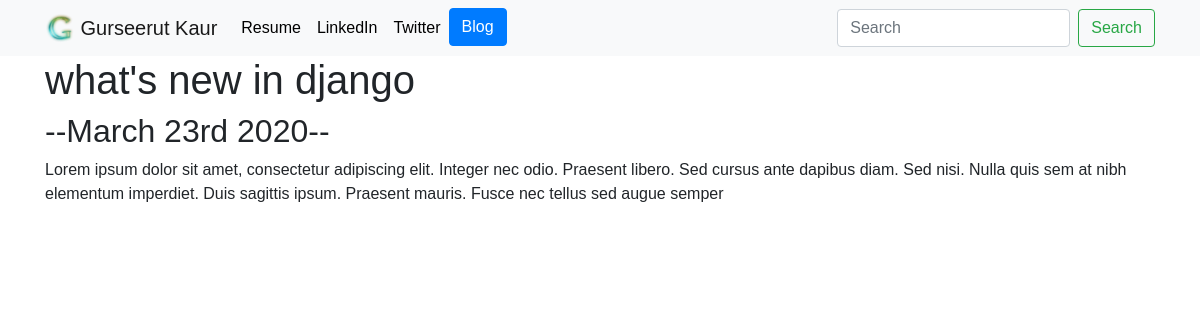
Page /blog/8/ on the committed database.
### blog/models.py (models this page shows, shortened)
class Blog(models.Model):
    title = models.CharField(max_length=100)
    desccription = models.TextField(max_length=250)
    date = models.DateField()

### blog/views.py (the view)
# urls.py: path('<int:blog_id>/', views.detail, name='detail'),
def detail(request, blog_id):
    blog = get_object_or_404(Blog, pk= blog_id)
    return render(request, 'detail.html', {'blog': blog})

### blog/templates/detail.html
{% extends 'base.html' %}
{% block content %}
<h1>{{ blog.title}}</h1>
<h2>--{{ blog.date|date:'F jS Y' }}-- </h2>
{{ blog.desccription|safe }}
{% endblock %}

### portfolio/static/portfolio/custom.css (style rules this page uses)
body { font-family: 'Arial', sans-serif; }

### rows in the picture
Blog: title "what's new in django", date "March 23rd 2020", desccription "Lorem ipsum dolor sit amet, consectetur adipiscing elit. Integer nec odio. Praesent libero. Sed cursus ante dapibus diam. Sed nisi. Nulla quis sem at nibh elementum imperdiet. Duis sagittis ipsum. Praesent mauris. Fusce nec tellus sed augue semper"
